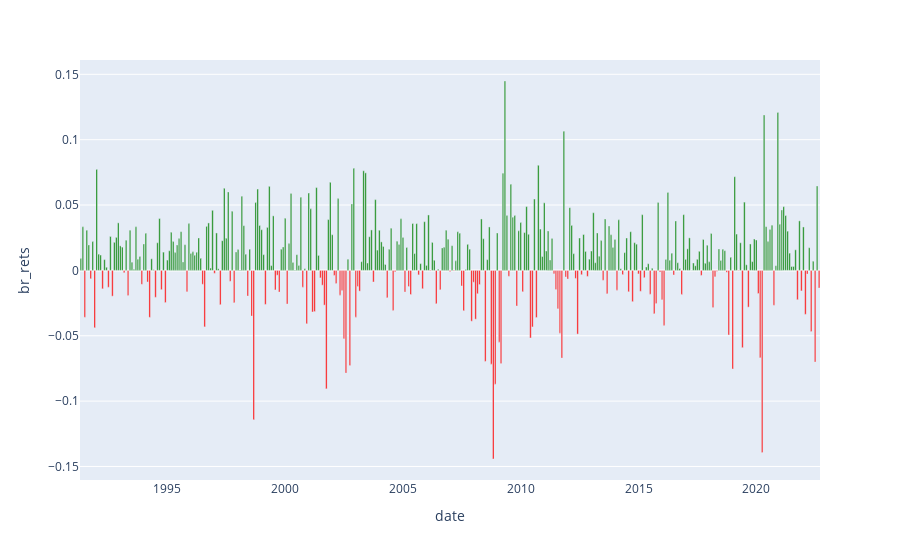

Notebook source saved alongside this figure:
### Code cell
monthly_rets = strategy_returns[["date", "br_rets"]].resample('M', on='date').mean() # Calculate average daily return for each month
monthly_rets['Colour']='red' # Add column with 'red' value
monthly_rets.loc[monthly_rets['br_rets']>=0, 'Colour']='green' # Replace 'red' with 'green' where return is non-negative
px.bar(monthly_rets,x=monthly_rets.index,y="br_rets").update_traces(marker_color=monthly_rets["Colour"]).show()

### Figure 1 — Plotly figure (JSON) as saved in the notebook; plotly's stock layout.template omitted (floating-point values rounded to 4 significant figures; data arrays with more than 128 entries replaced by an {"elided": "..."} marker saying what was removed)
{"data": [{"alignmentgroup": "True", "hovertemplate": "date=%{x}<br>br_rets=%{y}<extra></extra>", "legendgroup": "", "marker": {"color": {"elided": "377 str values"}, "pattern": {"shape": ""}}, "name": "", "offsetgroup": "", "orientation": "v", "showlegend": false, "textposition": "auto", "type": "bar", "x": {"elided": "377 str values"}, "xaxis": "x", "y": {"elided": "377 float values"}, "yaxis": "y"}], "layout": {"barmode": "relative", "legend": {"tracegroupgap": 0}, "margin": {"t": 60}, "xaxis": {"anchor": "y", "domain": [0, 1], "title": {"text": "date"}}, "yaxis": {"anchor": "x", "domain": [0, 1], "title": {"text": "br_rets"}}}}
